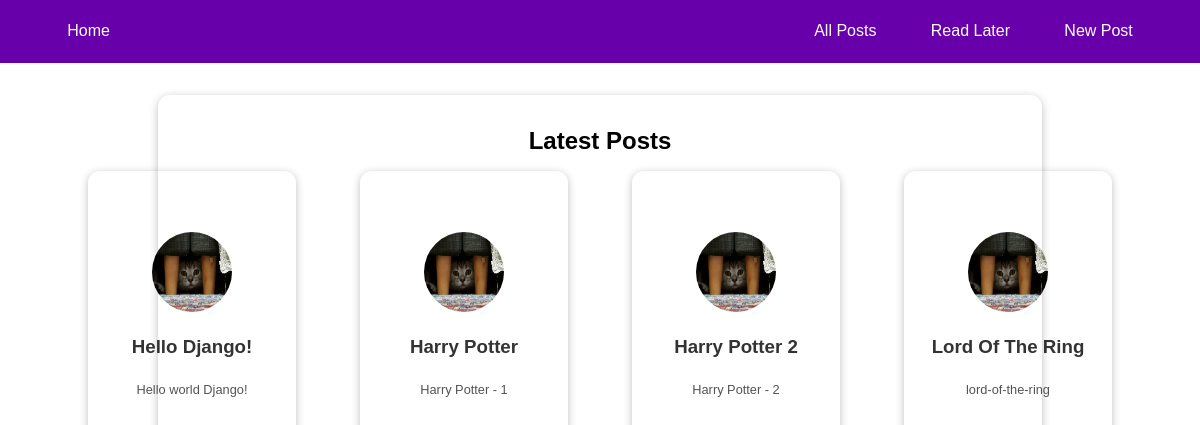
Page /posts on the earlier database version.
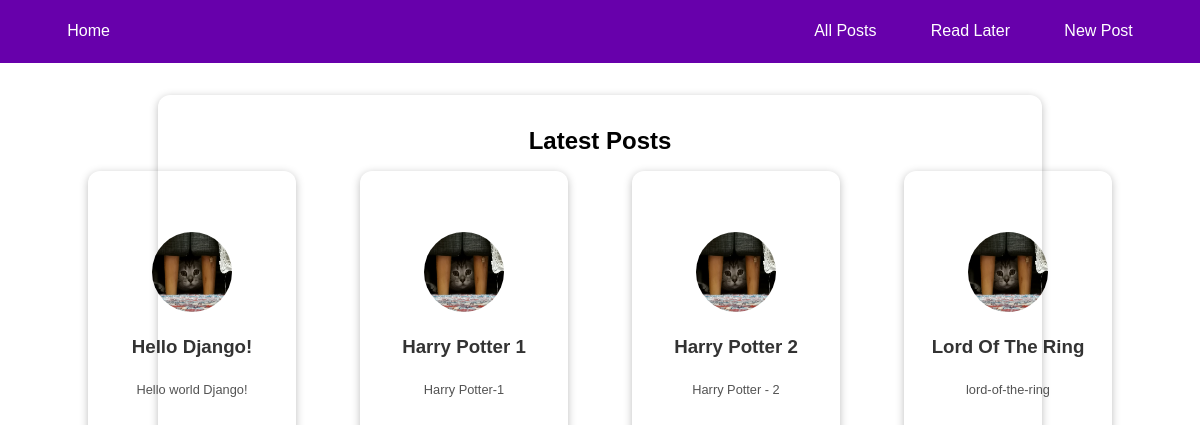
Same page on the later database version.
### posts/models.py (models this page shows, shortened)
class Post(models.Model):
  title = models.CharField(max_length=50)
  author = models.ForeignKey('Author', on_delete=models.SET_NULL, null=True, related_name="posts")
  image = models.ImageField(upload_to='uploads')
  content = models.TextField()
  desc = models.CharField(max_length=100)
  posted = models.DateTimeField(auto_now=True)
  slug = models.SlugField(default="", null=False, db_index=True)
  def get_absolute_url(self):
      return reverse("post_detail", kwargs={"slug": self.slug})

### posts/views.py (the view)
# urls.py: path("posts", views.AllPostsView.as_view(), name="posts"),
class AllPostsView(ListView):
  template_name = "posts/posts.html"
  model = Post
  context_object_name = "posts"

### posts/templates/posts/posts.html (shortened to what this page needs)
{% extends 'base.html' %}
{% load static %}
{% block css_file %}<link rel="stylesheet" href="{% static 'posts/posts.css' %}">{% endblock %}
{% block blog-content %}
  <div class="latest-posts">
    <h2>Latest Posts</h2>
    <div class="post-card-container">
      {% for post in posts %}
        <a class="post-link" href="{{ post.get_absolute_url }}">
          <div class="post-card">
            <img src="{{ post.image.url }}" alt="post-img" class="post-card-img">
            <h3 class="post-card-title">{{ post.title }}</h3>
            <p class="post-card-desc">{{ post.desc }}</p>
          </div>
        </a>
      {% endfor %}
    </div>
  </div>
{% endblock %}

Differences in the rows shown:
changed Post: title "Harry Potter" → "Harry Potter 1"; desc "Harry Potter - 1" → "Harry Potter-1"
